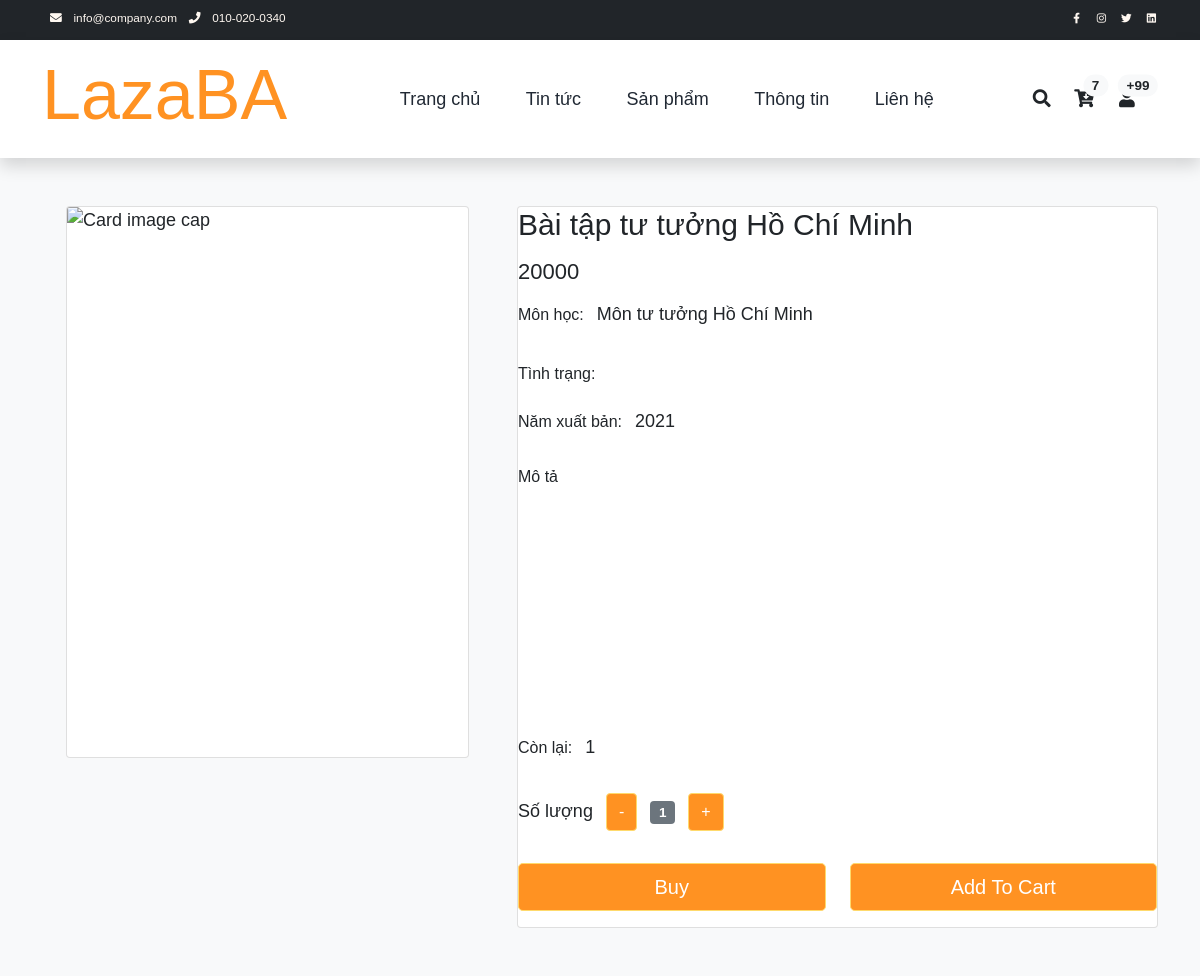
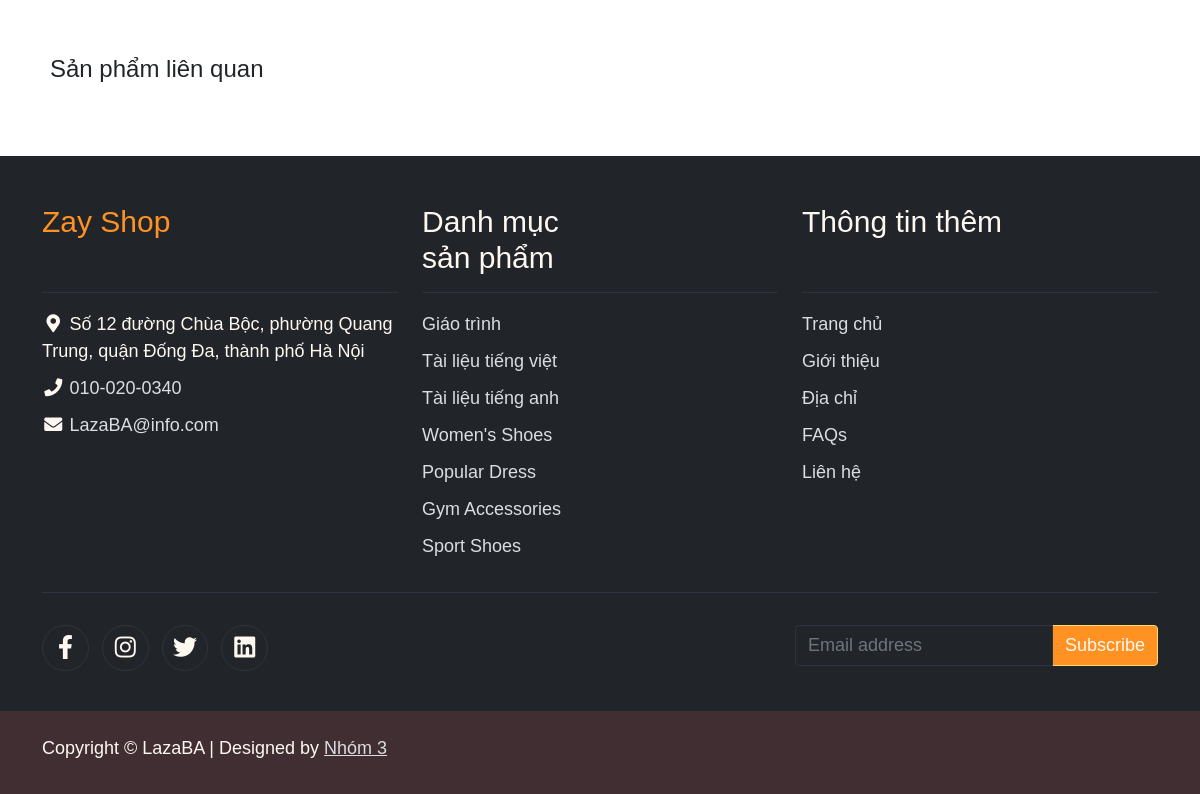
Page /shop-single.php?id=2 on the committed database (2 pictures, top to bottom).
### tables this page shows
CREATE TABLE `sanpham` (
  `sp_id` int(11) NOT NULL,
  `dm_id` int(11) NOT NULL,
  `tl_id` int(11) NOT NULL,
  `sp_tensp` varchar(250) NOT NULL,
  `sp_anh_minh_hoa` varchar(500) DEFAULT NULL,
  `sp_gia` int(11) NOT NULL,
  `sp_mo_ta` text DEFAULT NULL,
  `sp_tinh_trang` varchar(100) DEFAULT NULL,
  `sp_namxb` int(11) DEFAULT NULL,
  `sp_soluong` int(11) DEFAULT NULL,
  `so_luot_xem` int(11) DEFAULT NULL,
  `user_id` int(11) DEFAULT NULL,
  `created_at` datetime DEFAULT NULL
);

CREATE TABLE `theloai` (
  `tl_id` int(11) NOT NULL,
  `tl_ten_tl` varchar(200) NOT NULL
);

### shop-single.php (the view, shortened to what this page needs)
<!DOCTYPE html>
<html lang="en">
<head>
    <link rel="stylesheet" href="assets/css/bootstrap.min.css">
    <link rel="stylesheet" href="assets/css/templatemo.css">
    <link rel="stylesheet" href="assets/css/custom.css">
    <link rel="stylesheet" href="assets/css/fontawesome.min.css">
    <link rel="stylesheet" type="text/css" href="assets/css/slick.min.css">
    <link rel="stylesheet" type="text/css" href="assets/css/slick-theme.css">
</head>
<body>
    <?php
    $id=$_GET['id'];
    require('config.php');
    require('menu.php');
    $sql = "SELECT * FROM `sanpham` JOIN theloai ON sanpham.tl_id=theloai.tl_id JOIN danhmucsp ON `danhmucsp`.`dm_id`=  `sanpham`.`dm_id`   WHERE sanpham.sp_id=".$id;
    $san_pham=mysqli_query($con,$sql);
    $row=mysqli_fetch_array($san_pham);
    $sql_anh="SELECT * FROM `thumucanh` WHERE sp_id='".$id."' ORDER BY `thumucanh`.`tma_id` ASC ";
    $anh=mysqli_query($con,$sql_anh);
    $row_anh=mysqli_fetch_array($anh);
    ?>
    <section class="bg-light">
        <div class="container pb-5">
            <div class="row" >
                 <div class="col-lg-5 mt-5">
                        <div class="container product-links-wap ">
                            <div class="card  mb-3 " >
                                <img class="card-img img-fluid"  src="assets/img/<?php  echo $row_anh['anhminhhoa'] ?>" alt="Card image cap" id="product-detail" style="height: 550px;">
                            </div>
                            <br>
                        </div>
                </div>
                <div class="col-lg-7 mt-5">
                    <div class="card">
                        <div class="card-body" >
                            <h1 class="h2"><?php echo $row['sp_tensp'] ?></h1>
                            <p class="h3 py-2"><?php echo $row['sp_gia']  ?></p>
                            <ul class="list-inline">
                                <li class="list-inline-item">
                                    <h6>Môn học:</h6>
                                </li>
                                <li class="list-inline-item">
                                    <p class=""><?php echo $row['tl_ten_tl']  ?></p>
                                </li>
                            </ul>
                            <ul class="list-inline">
                                <li class="list-inline-item">
                                    <h6>Tình trạng:</h6>
                                </li>
                            </ul>
                            <ul class="list-inline">
                                <li class="list-inline-item">
                                    <h6>Năm xuất bản:</h6>
                                </li>
                                <li class="list-inline-item">
                                    <p class=""><strong><?php echo $row['sp_namxb']  ?></strong></p>
                                </li>
                            </ul>
                            <h6>Mô tả</h6>
                            <div class="content hideContent text-decoration-none" style="height: 240px;"><?php echo $row['sp_mo_ta']  ?></div>
                            <ul class="list-inline">
                                <li class="list-inline-item">
                                    <h6>Còn lại:</h6>
                                </li>
                                <li class="list-inline-item">
                                    <p class=""><strong><?php echo $row['sp_soluong']  ?></strong></p>
                                </li>
                            </ul>
                            <form action="" method="GET">
                                <div class="row">
                                    <div class="col-auto">
                                        <ul class="list-inline pb-3">
                                            <li class="list-inline-item text-right">
                                                Số lượng
                                            </li>
                                            <li class="list-inline-item"><span class="btn btn-success" id="btn-minus">-</span></li>
                                            <li class="list-inline-item"><span class="badge bg-secondary" id="var-value">1</span></li>
                                            <li class="list-inline-item"><span class="btn btn-success" id="btn-plus">+</span></li>
                                        </ul>
                                    </div>
                                </div>
                                <div class="row pb-3">
                                    <div class="col d-grid">
                                        <button type="submit" class="btn btn-success btn-lg" name="submit" value="buy">Buy</button>
                                    </div>
                                    <div class="col d-grid">
                                        <button type="submit" class="btn btn-success btn-lg" name="submit" value="addtocard">Add To Cart</button>
                                    </div>
                                </div>
                            </form>
                        </div>
                    </div>
                </div>
            </div>
        </div>
    </section>
    <section class="py-5">
        <div class="container">
            <div class="row text-left p-2 pb-3">
                <h4>Sản phẩm liên quan</h4>
            </div>
        </div>
    </section>
    <?php require('footer.php');?>
</body>
</html>

### assets/css/templatemo.css (style rules this page uses)
body, ul, li, p, a, label, input, div { font-family: 'Tahoma', sans-serif; font-size: 18px !important; font-weight: 300 !important; }
.h2 { font-family: 'Tahoma', sans-serif; font-size: 30px !important; font-weight: 300; }
.h3 { font-family: 'Tahoma', sans-serif; font-size: 22px !important; }
.bg-light { background-color: orange; !important; }
.btn-success { background-color: #FF9222 !important; border-color: #FFDA6C !important; }

### assets/css/custom.css (style rules this page uses)
.hideContent { overflow: hidden; line-height: 3em; height: 2em; }

### rows in the picture
sanpham: sp_tensp "Bài tập tư tưởng Hồ Chí Minh", sp_gia "20000", tl.tl_ten_tl "Môn tư tưởng Hồ Chí Minh", sp_namxb "2021", sp_soluong "1"
